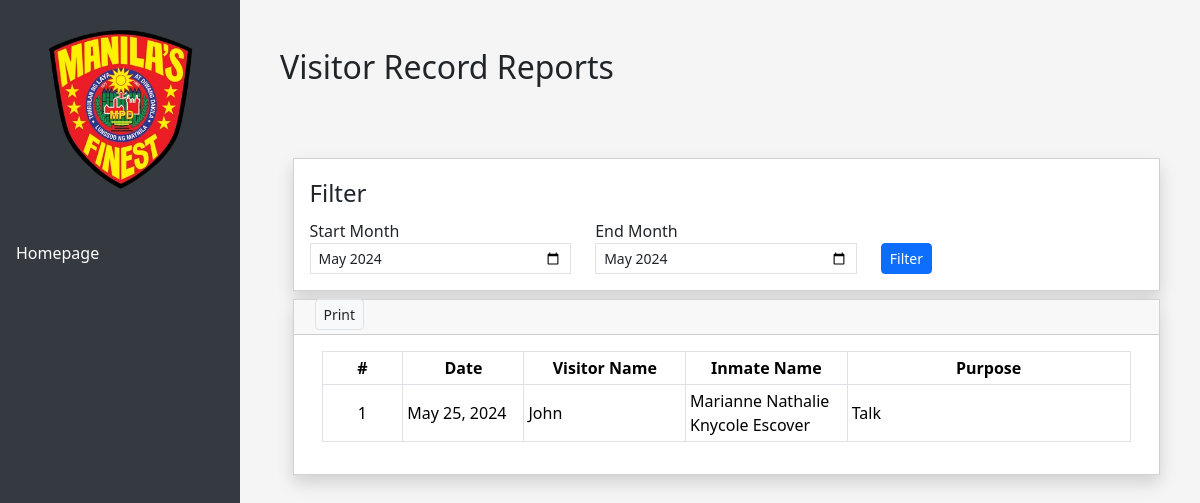
The page /report_visitor.php (signed in) on the database its author committed.
### tables this page shows
CREATE TABLE `visitor` (
  `visitor_id` int(11) NOT NULL,
  `visitor_name` varchar(100) NOT NULL,
  `inmate_id` int(11) DEFAULT NULL,
  `visit_datetime` datetime DEFAULT NULL,
  `purpose` text DEFAULT NULL
);

CREATE TABLE `admitted` (
  `con_id` int(10) NOT NULL,
  `con_fname` varchar(50) NOT NULL,
  `con_mname` varchar(50) NOT NULL,
  `con_lname` varchar(50) NOT NULL,
  `con_age` int(2) NOT NULL,
  `con_gender` char(1) NOT NULL,
  `con_case` varchar(200) NOT NULL,
  `con_date_admitted` date NOT NULL,
  `con_date_rel` date NOT NULL,
  `con_profile` longblob NOT NULL
);

### report_visitor.php (the view, shortened to what this page needs)
<?php
$start_month = isset($_GET['start_month']) ? $_GET['start_month'] : date("Y-m");
$end_month = isset($_GET['end_month']) ? $_GET['end_month'] : date("Y-m");
$servername = "localhost";
$dbUsername = "root";
$dbPassword = "";
$dbName = "prison_mgmt";
$conn = new mysqli($servername, $dbUsername, $dbPassword, $dbName);
$records = null;
$sql = "SELECT v.visitor_name, v.visit_datetime, a.con_fname, a.con_lname, v.purpose
        FROM visitor v
        INNER JOIN admitted a ON v.inmate_id = a.con_id
        WHERE DATE_FORMAT(v.visit_datetime, '%Y-%m') BETWEEN '{$start_month}' AND '{$end_month}'
        ORDER BY v.visit_datetime ASC";
$result = $conn->query($sql);
if ($result === false) {
    echo "Error executing query: " . $conn->error;
} else {
    $records = $result;
}
?>
<!DOCTYPE html>
<html lang="en">
<head>
    <link rel="stylesheet" href="https://cdn.jsdelivr.net/npm/bootstrap/dist/css/bootstrap.min.css">
</head>
<body>
    <div class="sidebar">
        <a href="homepage.php"><img src="img/police-logo.png" alt="Police Logo" class="mx-auto d-block mb-4 logo-img"></a>
        <a href="homepage.php">Homepage</a>
    </div>
    <div class="content py-5 px-3 bg-gradient-navy">
        <h2>Visitor Record Reports</h2>
    </div>
    <div class="row flex-column mt-4 justify-content-center align-items-center mt-lg-n4 mt-md-3 mt-sm-0" style="margin-left: 20%;">
        <div class="col-lg-11 col-md-11 col-sm-12 col-xs-12">
            <div class="card rounded-0 mb-2 shadow">
                <div class="card-body">
                    <fieldset>
                        <legend>Filter</legend>
                        <form action="" id="filter-form">
                            <div class="row align-items-end">
                                <div class="col-lg-4 col-md-6 col-sm-12 col-xs-12">
                                    <div class="form-group">
                                        <label for="start_month" class="control-label">Start Month</label>
                                        <input type="month" class="form-control form-control-sm rounded-0" name="start_month" id="start_month" value="<?= $start_month ?>" required="required">
                                    </div>
                                </div>
                                <div class="col-lg-4 col-md-6 col-sm-12 col-xs-12">
                                    <div class="form-group">
                                        <label for="end_month" class="control-label">End Month</label>
                                        <input type="month" class="form-control form-control-sm rounded-0" name="end_month" id="end_month" value="<?= $end_month ?>" required="required">
                                    </div>
                                </div>
                                <div class="col-lg-4 col-md-6 col-sm-12 col-xs-12">
                                    <div class="form-group">
                                        <button class="btn btn-sm btn-flat btn-primary bg-gradient-primary"><i class="fa fa-filter"></i> Filter</button>
                                    </div>
                                </div>
                            </div>
                        </form>
                    </fieldset>
                </div>
            </div>
        </div>
        <div class="col-lg-11 col-md-11 col-sm-12 col-xs-12">
            <div class="card rounded-0 mb-2 shadow">
                <div class="card-header py-1">
                    <div class="card-tools">
                        <button class="btn btn-flat btn-sm btn-light bg-gradient-light border text-dark" type="button" id="print"><i class="fa fa-print"></i> Print</button>
                    </div>
                </div>
                <div class="card-body">
                    <div class="container-fluid" id="printout">
                        <?php if ($records && $records->num_rows > 0): ?>
                            <table class="table table-bordered">
                                <colgroup>
                                    <col width="10%">
                                    <col width="15%">
                                    <col width="20%">
                                    <col width="20%">
                                    <col width="35%">
                                </colgroup>
                                <thead>
                                    <tr>
                                        <th class="px-1 py-1 text-center">#</th>
                                        <th class="px-1 py-1 text-center">Date</th>
                                        <th class="px-1 py-1 text-center">Visitor Name</th>
                                        <th class="px-1 py-1 text-center">Inmate Name</th>
                                        <th class="px-1 py-1 text-center">Purpose</th>
                                    </tr>
                                </thead>
                                <tbody>
                                    <?php
                                    $i = 1;
                                    while ($row = $records->fetch_assoc()):
                                    ?>
                                    <tr>
                                        <td class="px-1 py-1 align-middle text-center"><?= $i++ ?></td>
                                        <td class="px-1 py-1 align-middle"><?= date("M d, Y", strtotime($row['visit_datetime'])) ?></td>
                                        <td class="px-1 py-1 align-middle"><?= $row['visitor_name'] ?></td>
                                        <td class="px-1 py-1 align-middle"><?= $row['con_fname'] . ' ' . $row['con_lname'] ?></td>
                                        <td class="px-1 py-1 align-middle"><?= $row['purpose'] ?></td>
                                    </tr>
                                    <?php endwhile; ?>
                                </tbody>
                            </table>
                        <?php else: ?>
                            <div>No records found</div>
                        <?php endif; ?>
                    </div>
                </div>
            </div>
        </div>
    </div>
</body>
</html>

### report_visitor.php (style rules this page uses)
body { background-color: #f5f5f5; }
.sidebar { background-color: #343a40; color: #ffffff; height: 100vh; width: 20%; position: fixed; top: 0; left: 0; padding-top: 20px; }
.sidebar a { padding: 8px 16px; display: block; color: #ffffff; text-decoration: none; margin-bottom: 10px; }
.content { margin-left: 22%; padding: 20px; }
.logo-img { width: 150px; }
.card-header .card-tools { margin-top: -5px; }
.card-header .card-tools button { margin-left: 5px; }

### rows shown on the page
visitor: visit_datetime "May 25, 2024", visitor_name "John", inmate.con_fname "Marianne Nathalie Knycole", inmate.con_lname "Escover", purpose "Talk"
